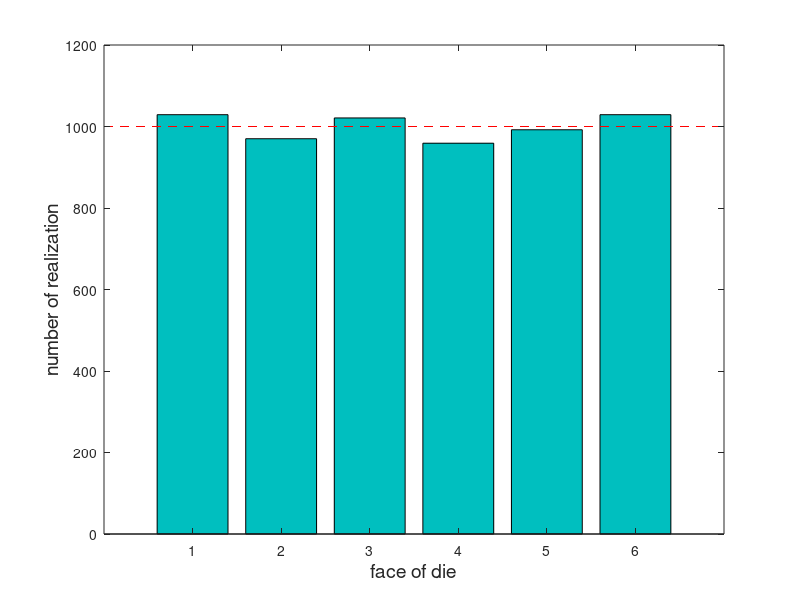

This figure's MATLAB source:
%**************************************************************************
%*     Example 15.1                                                       *
%*     filename: ch15pr01.m                                               *
%*     program listing number: 15.1                                       *
%*                                                                        *
%*     This program simulate a dice using a psueo random number           *
%*     generator.    (random() in MATLAB is not used.)                    *
%*                                                                        *
%*     Programed by Ryoichi Kawai for Computational Physics Course.       *
%*     Last modification:  02/15/2015.                                    *
%**************************************************************************
clear all

% parapmeters for random number generators
a = int64(16807);
b = int64(0); 
c = int64(2147483647);

% get a seed
x=int64(input('Seed='));

% generate uniform random numbers
N=6000;
for i=1:N
    x = mod(a*x,c);
    r(i)=double(x)/double(c);
end
 
% statistics of virtual die
P(1:6)=0;
for i=1:N
    n=ceil(6*r(i));
    P(n)=P(n)+1;
end

p=bar(P);
set(p,'facecolor',[0,0.75,0.75])
hold on
q=plot([0,7],[1000,1000],'--');
set(q,'color','red')
xlabel('face of die','fontsize',14)
ylabel('number of realization','fontsize',14)
hold off
